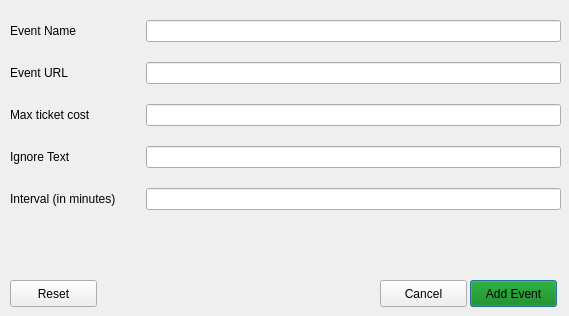
<?xml version="1.0" encoding="UTF-8"?>
<ui version="4.0">
 <class>NewEventUi</class>
 <widget class="QDialog" name="NewEventUi">
  <property name="geometry">
   <rect>
    <x>0</x>
    <y>0</y>
    <width>569</width>
    <height>316</height>
   </rect>
  </property>
  <property name="windowTitle">
   <string>New Event</string>
  </property>
  <widget class="QWidget" name="formLayoutWidget">
   <property name="geometry">
    <rect>
     <x>10</x>
     <y>20</y>
     <width>551</width>
     <height>241</height>
    </rect>
   </property>
   <layout class="QFormLayout" name="formLayout">
    <property name="horizontalSpacing">
     <number>30</number>
    </property>
    <property name="verticalSpacing">
     <number>20</number>
    </property>
    <property name="rightMargin">
     <number>0</number>
    </property>
    <item row="0" column="0">
     <widget class="QLabel" name="label">
      <property name="text">
       <string>Event Name</string>
      </property>
      <property name="scaledContents">
       <bool>false</bool>
      </property>
      <property name="wordWrap">
       <bool>false</bool>
      </property>
     </widget>
    </item>
    <item row="0" column="1">
     <widget class="QLineEdit" name="le_event_name"/>
    </item>
    <item row="1" column="0">
     <widget class="QLabel" name="label_2">
      <property name="text">
       <string>Event URL</string>
      </property>
     </widget>
    </item>
    <item row="1" column="1">
     <widget class="QLineEdit" name="le_event_url"/>
    </item>
    <item row="2" column="0">
     <widget class="QLabel" name="label_5">
      <property name="text">
       <string>Max ticket cost</string>
      </property>
     </widget>
    </item>
    <item row="2" column="1">
     <widget class="QLineEdit" name="le_max_ticket_cost"/>
    </item>
    <item row="3" column="0">
     <widget class="QLabel" name="label_6">
      <property name="text">
       <string>Ignore Text</string>
      </property>
     </widget>
    </item>
    <item row="3" column="1">
     <widget class="QLineEdit" name="le_ignore_text"/>
    </item>
    <item row="4" column="0">
     <widget class="QLabel" name="label_3">
      <property name="text">
       <string>Interval (in minutes)</string>
      </property>
     </widget>
    </item>
    <item row="4" column="1">
     <widget class="QLineEdit" name="le_interval"/>
    </item>
   </layout>
  </widget>
  <widget class="QPushButton" name="btn_add_event">
   <property name="geometry">
    <rect>
     <x>470</x>
     <y>280</y>
     <width>87</width>
     <height>27</height>
    </rect>
   </property>
   <property name="autoFillBackground">
    <bool>false</bool>
   </property>
   <property name="styleSheet">
    <string notr="true">background:green;</string>
   </property>
   <property name="text">
    <string>Add Event</string>
   </property>
   <property name="flat">
    <bool>false</bool>
   </property>
  </widget>
  <widget class="QPushButton" name="btn_cancel">
   <property name="geometry">
    <rect>
     <x>380</x>
     <y>280</y>
     <width>87</width>
     <height>27</height>
    </rect>
   </property>
   <property name="text">
    <string>Cancel</string>
   </property>
  </widget>
  <widget class="QPushButton" name="btn_reset">
   <property name="geometry">
    <rect>
     <x>10</x>
     <y>280</y>
     <width>87</width>
     <height>27</height>
    </rect>
   </property>
   <property name="text">
    <string>Reset</string>
   </property>
  </widget>
 </widget>
 <resources/>
 <connections/>
</ui>
